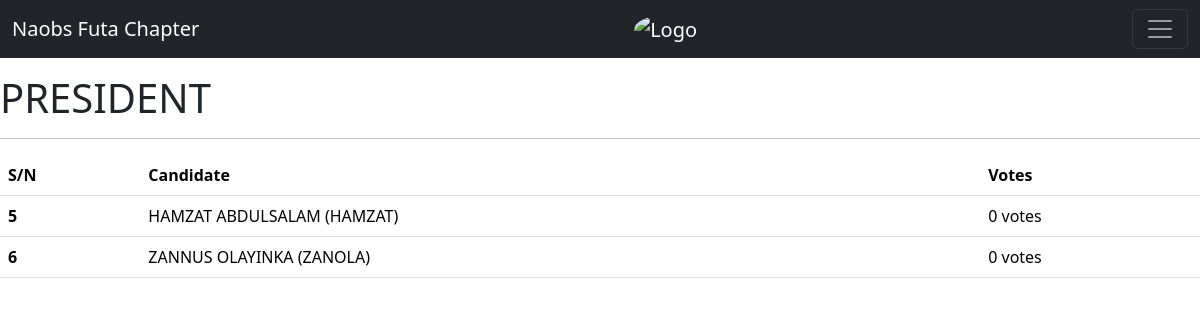
Screenshot of /3/results/ (signed in) with the database file from the repository.
### main/models.py (models this page shows, shortened)
class Question(models.Model):
    question_text = models.CharField(max_length=200)
    pub_date = models.DateTimeField("date published")

class Choice(models.Model):
    question = models.ForeignKey(Question, on_delete=models.CASCADE)
    choice_text = models.CharField(max_length=200)
    votes = models.IntegerField(default=0)

### main/views.py (the view)
# urls.py: path("<int:question_id>/results/", views.results, name="results"),
def results(request, question_id):
    question = get_object_or_404(Question, pk=question_id)
    return render(request, "main/results.html", {"question": question, 'all':all})

### main/templates/main/results.html (shortened to what this page needs)
{% extends 'main/base.html' %}
{% block content %}
<body>
    {% if user.is_superuser %}
    <div class="results-table">
        <h1>{{ question.question_text }}</h1>
        <hr>
        <table class="table">
            <thead>
              <tr>
                <th scope="col">S/N</th>
                <th scope="col">Candidate</th>
                <th scope="col">Votes</th>
              </tr>
            </thead>
            {% for choice in question.choice_set.all %}
            <tbody>
              <tr>
                <th scope="row">{{ choice.id }}</th>
                <td>{{ choice.choice_text }}</td>
                <td>{{ choice.votes }} vote{{ choice.votes|pluralize }}</td>
              </tr>
        {% endfor %}
    </div>
    {% else %}
    <div class="results-table">
        <div class="error">
            <p class="thank-you">Nothing To See Here, You No Be Admin</p>
        </div>
    </div>
    {% endif %}
</body>
{% endblock %}

### main/templates/main/base.html (style rules this page uses)
.results-table { margin-top: 50px; }

### rows the page displays
Question: question_text "PRESIDENT"
Choice: id "5", choice_text "HAMZAT ABDULSALAM (HAMZAT)", votes "0"
Choice: id "6", choice_text "ZANNUS OLAYINKA (ZANOLA)", votes "0"
